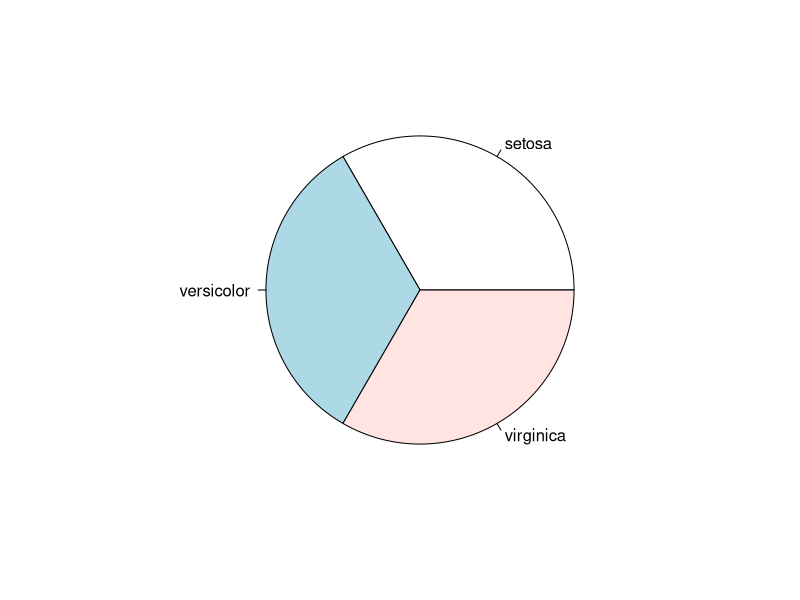

Reproduce this figure in R.
mytable <- table(iris$Species)
# percent <- format(mytable/sum(mytable) * 100,digits=4) # You can round off using round() function eg. round(pct)
# lbls <- paste(mytable, names(mytable), "(",percent,"%",")")
pie(mytable)

